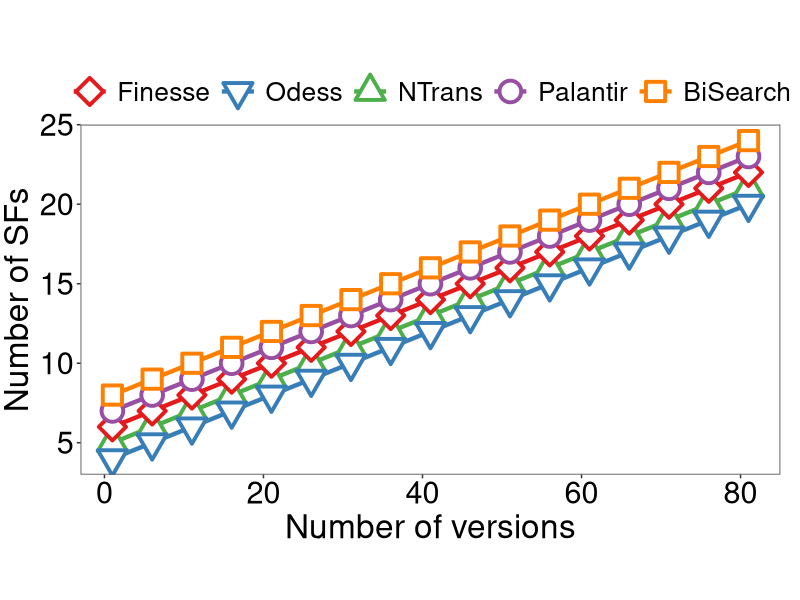
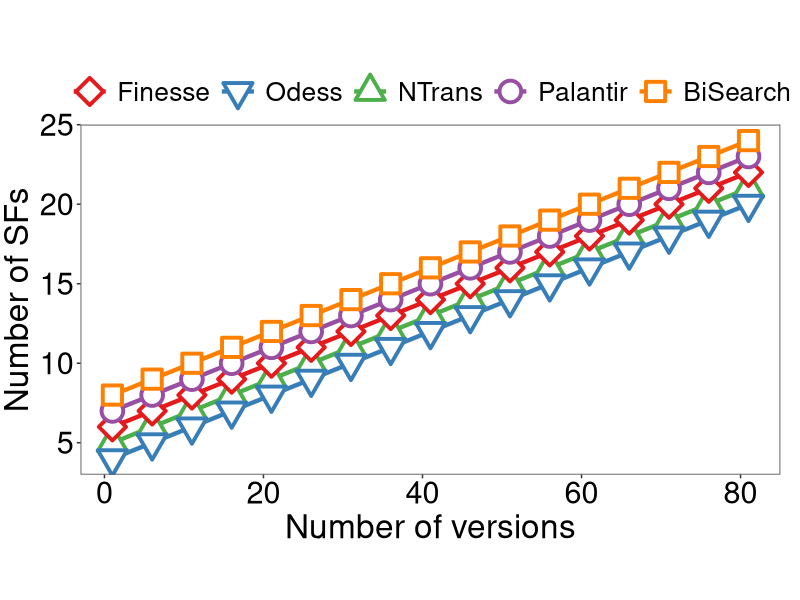

Reproduce these figures in R, in order.
library(ggplot2)
library(cowplot)
require(RColorBrewer)
require(scales)
library(readxl)
library(tidyr)
library(dplyr)
# 设置工作目录
setwd(dirname(rstudioapi::getActiveDocumentContext()$path))

# 定义生成普通折线图的函数
create_line_plot <- function(df) {
  p <- ggplot(df, aes(x = x_value, y = y_value, color = source, shape = source, linetype = source)) +
    scale_shape_manual(values = c(23, 25, 24, 21, 22)) +
    scale_colour_brewer(palette = "Set1") + 
    scale_linetype_manual(values = c(1, 1, 1, 1, 1)) +              
    geom_line(size = 1.5) +
    geom_point(size = 6, stroke = 2, fill = "white") + 
    theme_bw() +
    theme(
      legend.position = "top",
      legend.text = element_text(size = 19), 
      legend.key.height = unit(1.8, "line"),
      legend.key.width = unit(2, "line"),
      legend.direction = "horizontal",
      legend.text.align = 0,
      legend.margin = margin(t = 0, unit = 'cm'),
      legend.title = element_blank(),
      plot.margin = unit(c(0.5, 0.5, 0, 0.1), "cm"),
      axis.title.x = element_text(size = 24), 
      axis.title.y = element_text(size = 24),  
      axis.text = element_text(size = 22, color = "black"), 
      aspect.ratio = 0.5, 
      panel.grid.major = element_blank(), 
      panel.grid.minor = element_blank()
    ) +
    labs(x = 'Number of versions', y = 'Number of SFs')
  return(p)
}

# 手动输入数据
x_values <- seq(1, 81, by = 5)
y_values <- c(
  5, 6, 7, 8, 9, 10, 11, 12, 13, 14,15,16, 17,18,19,20,21, # Finesse
  6, 7, 8, 9, 10, 11, 12, 13, 14, 15,16, 17,18,19,20,21,22,# Odess
  4, 5, 6, 7, 8, 9, 10, 11, 12, 13,14,15,16, 17,18,19,20,  # NTrans
  7, 8, 9, 10, 11, 12, 13, 14, 15, 16, 17,18,19,20,21,22 ,23,# Palantir
  8, 9, 10, 11, 12, 13, 14, 15, 16, 17,18,19,20,21,22,23,24 # BiSearch
)

df <- data.frame(
  x_value = rep(x_values, 5),
  y_value = y_values,
  source = factor(rep(c('NTrans', 'Finesse', 'Odess', 'Palantir', 'BiSearch'), each = length(x_values)),
                  levels = c('Finesse', 'Odess', 'NTrans', 'Palantir', 'BiSearch')) # 设置顺序
)

# 绘制折线图

p <- create_line_plot(df)

# 保存图表到文件
ggsave('Line-chart.pdf', plot = p, height = 5, width = 10)

print(p)
